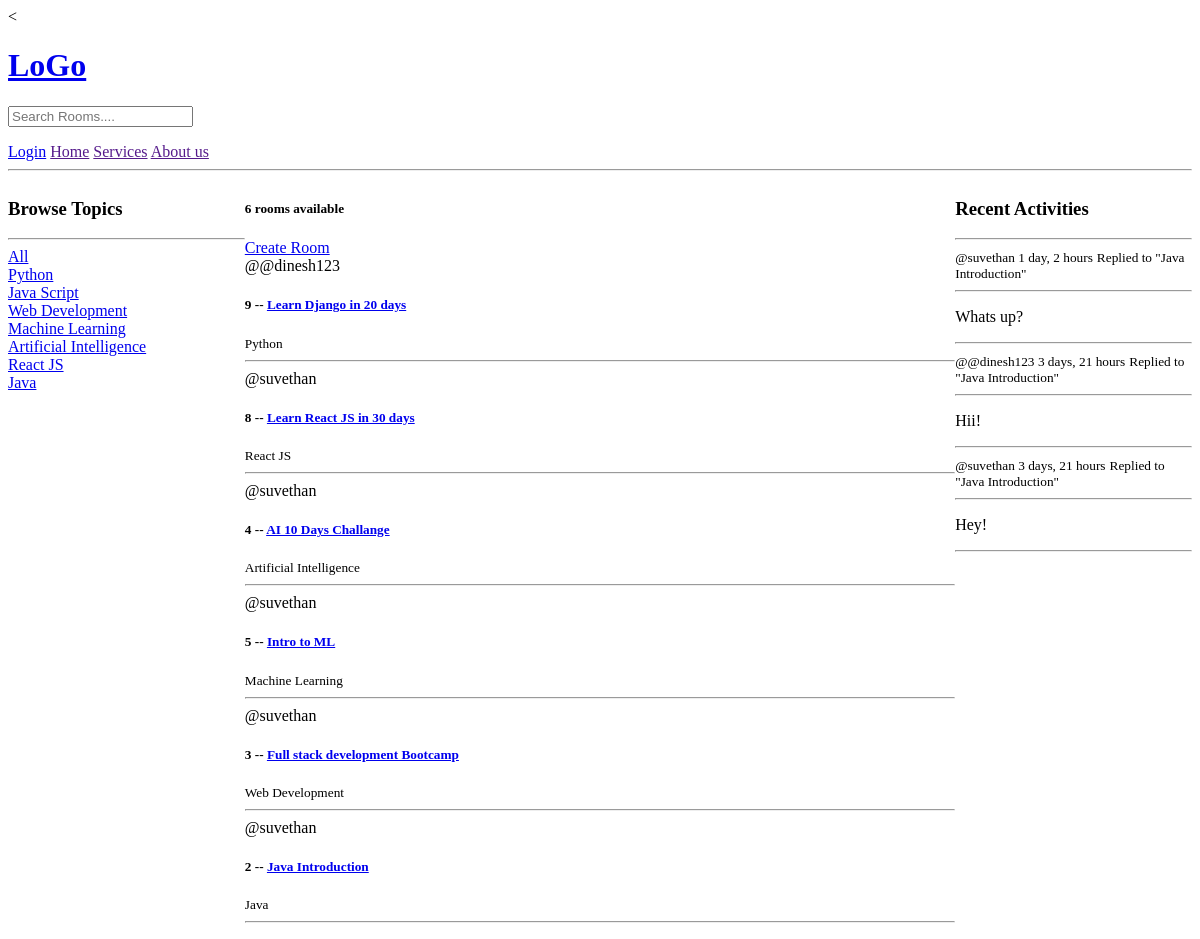
Before: /test/home/ with the older database file.
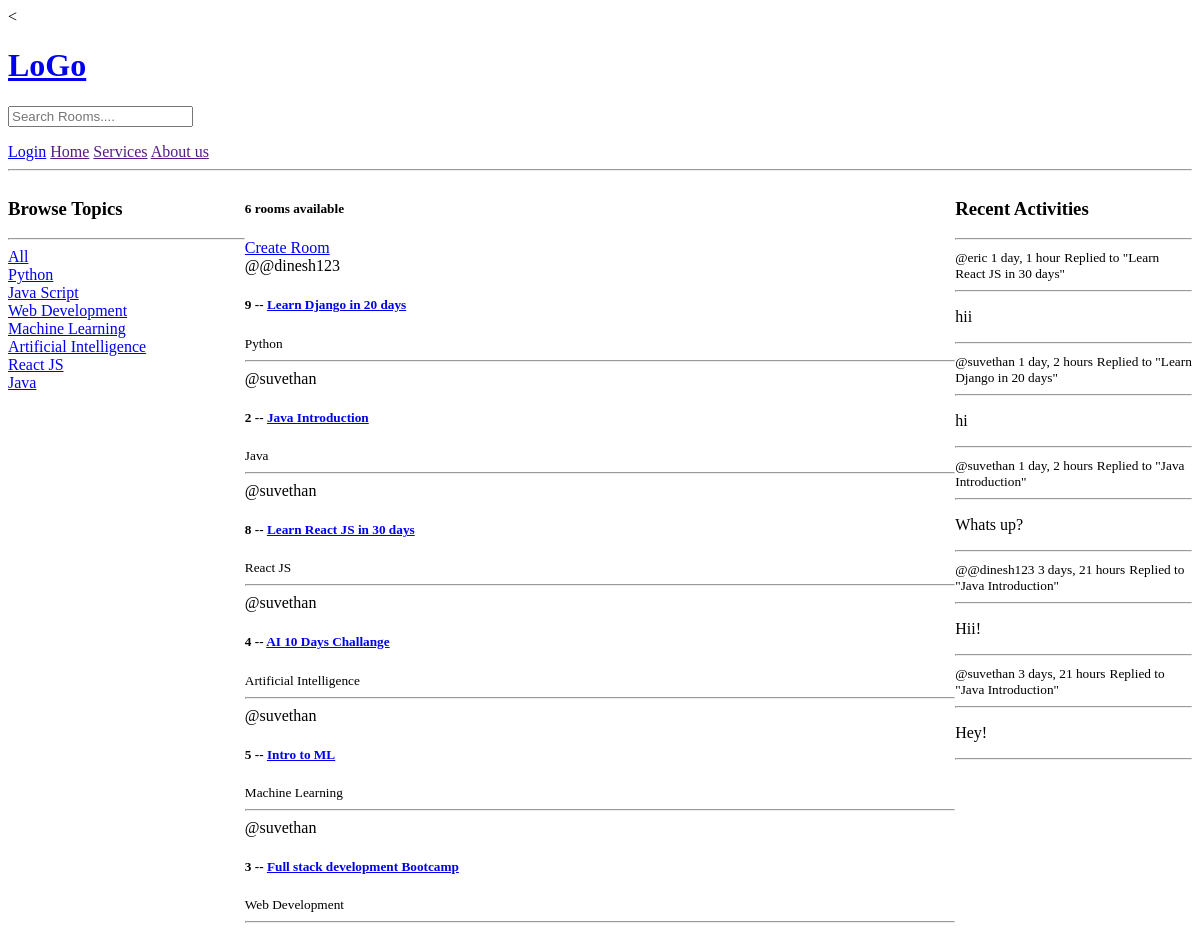
After: the same page with the newer database file.
### test_app/models.py (models this page shows, shortened)
class Topic(models.Model):
    name = models.CharField(max_length=200)

class Room(models.Model):
    host = models.ForeignKey(User, on_delete=models.SET_NULL, null=True)
    topic = models.ForeignKey(Topic, on_delete=models.SET_NULL, null=True)
    name = models.CharField(max_length=200)
    description = models.TextField(null=True, blank=True)
    participants = models.ManyToManyField(User, related_name='participants', blank=True)
    updated = models.DateTimeField(auto_now=True)
    created = models.DateTimeField(auto_now_add=True)
    class Meta:
        ordering = ['-updated','-created']
    def __str__(self):
        return self.name

class Message(models.Model):
    user = models.ForeignKey(User, on_delete=models.CASCADE)
    room = models.ForeignKey(Room, on_delete=models.CASCADE)
    body = models.TextField()
    updated = models.DateTimeField(auto_now=True)
    created = models.DateTimeField(auto_now_add=True)
    class Meta:
        ordering = ['-updated','-created']
    def __str__(self):
        return self.body[0:50]

### test_app/views.py (the view)
# urls.py: 2. Add a URL to urlpatterns:  path('', views.home, name='home')
def home(request):
    q = request.GET.get('q') if request.GET.get('q') != None else ''
    rooms = Room.objects.filter(
        Q(topic__name__icontains=q) |
        Q(name__icontains=q) |
    Q(description__icontains=q)
    )
    topics = Topic.objects.all()
    room_count= rooms.count()
    room_messages= Message.objects.all()
    context = {'rooms':rooms, 'topics': topics, 'room_count': room_count,'room_messages':room_messages}
    return render(request, 'test_app/home.html', context)

### test_app/templates/test_app/home.html (shortened to what this page needs)
{% extends "main.html" %} {% block content %}
<div class="home-container">
  <div>
    <h3>Browse Topics</h3>
    <hr />
    <div>
      <a href="{% url 'home' %}">All</a>
    </div>
    {% for topic in topics %}
    <div>
      <a href="{% url 'home' %}?q={{topic.name}}">{{topic.name}}</a>
    </div>
    {% endfor %}
  </div>
  <div>
    <h5>{{room_count}} rooms available</h5>
    <a href="{% url 'create-room' %}">Create Room</a>
     {% for room in rooms %}
    <div>
      <span>@{{room.host.username}}</span>
      <h5>
        {{room.id}} --
        <a href="{% url 'room' room.id %}"> {{room.name}} </a>
      </h5>
      <small> {{room.topic.name}} </small>
      <hr />
    </div>
    {% endfor %}
  </div>
  <div>
    <h3>Recent Activities</h3>
    <hr />
    {% for message in room_messages %}
    <small>@{{message.user}} {{message.created | timesince}}</small>
    <small>Replied to "{{message.room}}"</small>
    <hr />
    <p>{{message}}</p>
    <hr />
    {% endfor %}
  </div>
</div>
{% endblock content %}

Changed rows visible on the page:
changed Room "Java Introduction": moves up the list
added Message: user "eric", created "1 day, 1 hour", room "Learn React JS in 30 days", body "hii"
added Message: user "suvethan", created "1 day, 2 hours", room "Learn Django in 20 days", body "hi"
